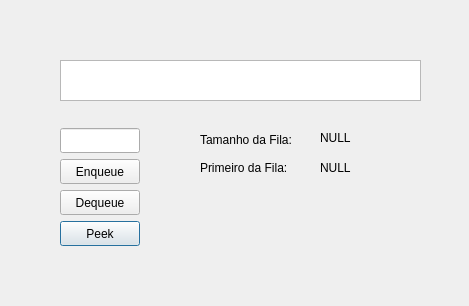
<?xml version="1.0" encoding="UTF-8"?>
<ui version="4.0">
 <class>windowfila</class>
 <widget class="QDialog" name="windowfila">
  <property name="geometry">
   <rect>
    <x>0</x>
    <y>0</y>
    <width>469</width>
    <height>306</height>
   </rect>
  </property>
  <property name="windowTitle">
   <string>Dialog</string>
  </property>
  <widget class="QPushButton" name="Peek">
   <property name="geometry">
    <rect>
     <x>60</x>
     <y>221</y>
     <width>80</width>
     <height>25</height>
    </rect>
   </property>
   <property name="text">
    <string>Peek</string>
   </property>
  </widget>
  <widget class="QLineEdit" name="valorEntrada">
   <property name="geometry">
    <rect>
     <x>60</x>
     <y>128</y>
     <width>80</width>
     <height>25</height>
    </rect>
   </property>
  </widget>
  <widget class="QPushButton" name="Dequeue">
   <property name="geometry">
    <rect>
     <x>60</x>
     <y>190</y>
     <width>80</width>
     <height>25</height>
    </rect>
   </property>
   <property name="text">
    <string>Dequeue</string>
   </property>
  </widget>
  <widget class="QPushButton" name="Enqueue">
   <property name="geometry">
    <rect>
     <x>60</x>
     <y>159</y>
     <width>80</width>
     <height>25</height>
    </rect>
   </property>
   <property name="text">
    <string>Enqueue</string>
   </property>
  </widget>
  <widget class="QLabel" name="tamanhofila">
   <property name="geometry">
    <rect>
     <x>320</x>
     <y>130</y>
     <width>41</width>
     <height>16</height>
    </rect>
   </property>
   <property name="text">
    <string>NULL</string>
   </property>
  </widget>
  <widget class="QLabel" name="pFila">
   <property name="geometry">
    <rect>
     <x>320</x>
     <y>160</y>
     <width>41</width>
     <height>16</height>
    </rect>
   </property>
   <property name="text">
    <string>NULL</string>
   </property>
  </widget>
  <widget class="QLabel" name="label">
   <property name="geometry">
    <rect>
     <x>200</x>
     <y>130</y>
     <width>111</width>
     <height>20</height>
    </rect>
   </property>
   <property name="text">
    <string>Tamanho da Fila:</string>
   </property>
  </widget>
  <widget class="QLabel" name="label_2">
   <property name="geometry">
    <rect>
     <x>200</x>
     <y>160</y>
     <width>111</width>
     <height>16</height>
    </rect>
   </property>
   <property name="text">
    <string>Primeiro da Fila:</string>
   </property>
  </widget>
  <widget class="QListWidget" name="listfila">
   <property name="geometry">
    <rect>
     <x>60</x>
     <y>60</y>
     <width>361</width>
     <height>41</height>
    </rect>
   </property>
   <property name="layoutDirection">
    <enum>Qt::LeftToRight</enum>
   </property>
   <property name="flow">
    <enum>QListView::LeftToRight</enum>
   </property>
  </widget>
 </widget>
 <resources/>
 <connections/>
</ui>
